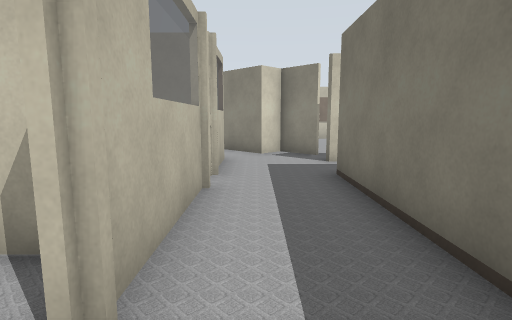
[1] (above)

21 first-person views from a walk through a world built for the Gazebo simulator. The camera is 1.2 m above the floor, tilts 8° down and sees 80° across. Floor lines are 1 m apart. The floor is counted in squares, 1 m on a side. Each view is taken from the middle of a square. On the plan, view 1 faces up. The plan holds only what a view shows up to about 13 squares ahead; the rest is blank. The place goes on beyond the plan.

[2]
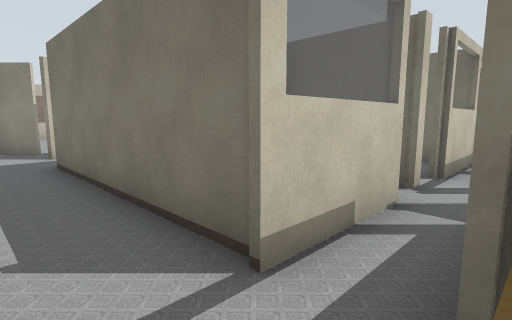

[3]
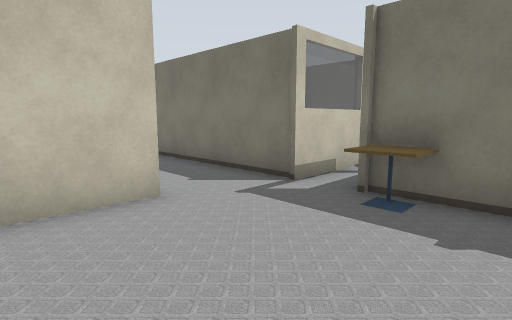

[4]
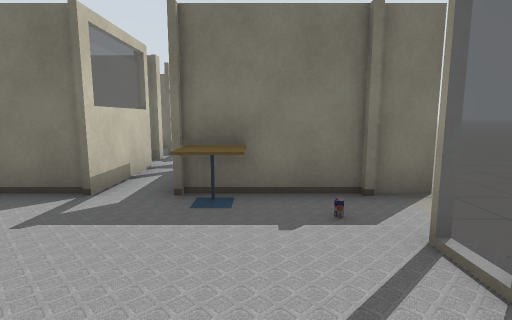

[5]
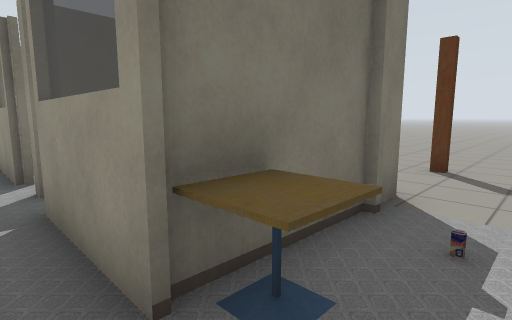

[6]
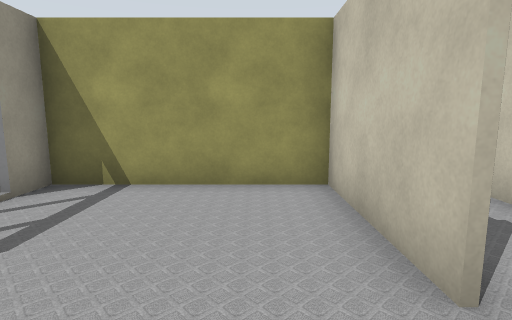

[7]
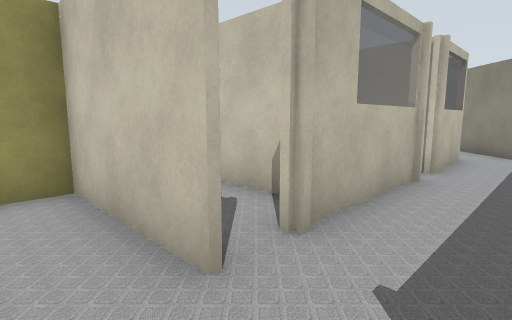

[8]
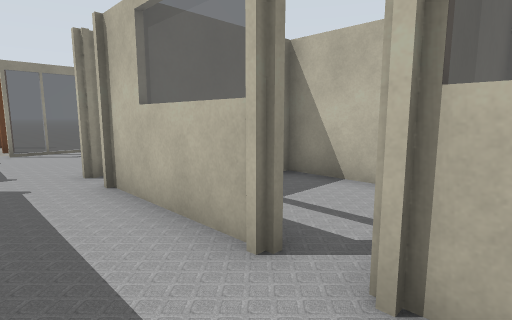

[9]
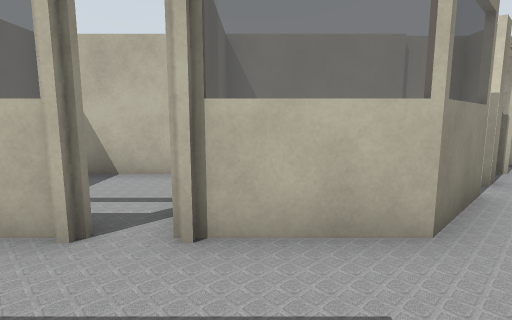

[10]
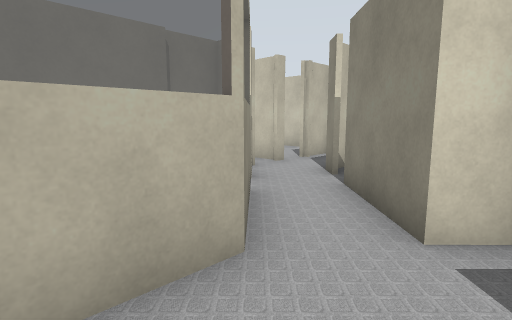

[11]
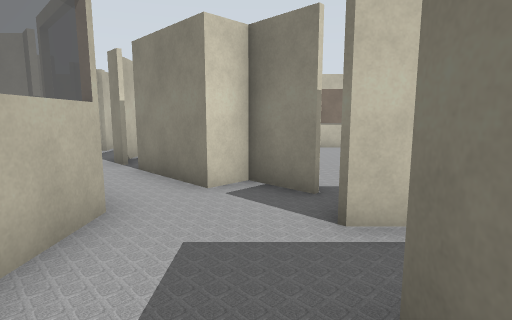

[12]
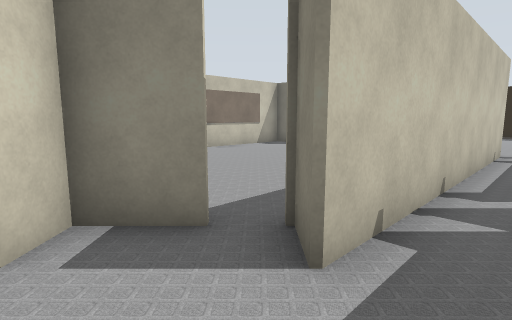

[13]
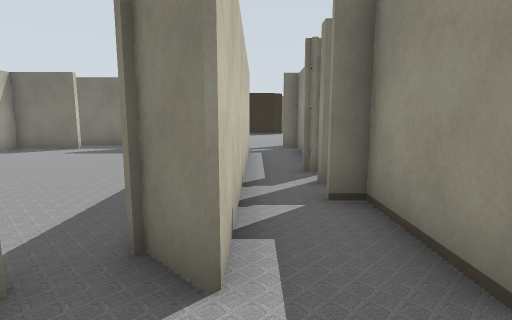

[14]
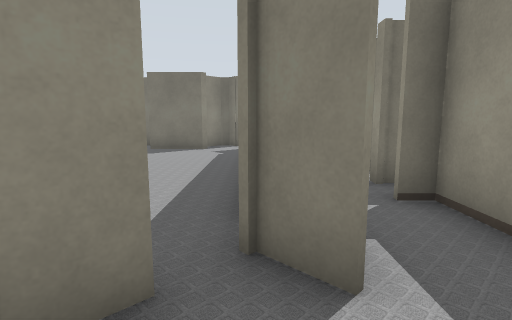

[15]
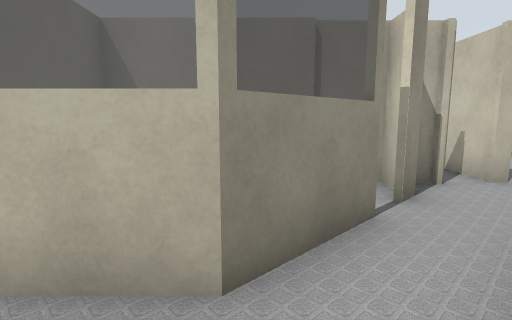

[16]
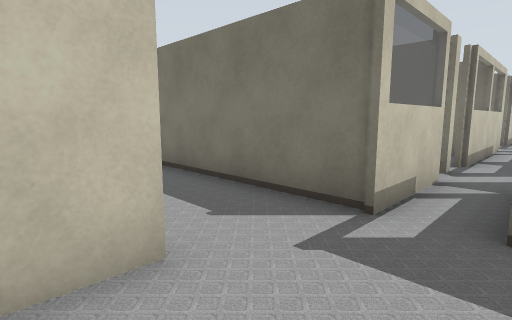

[17]
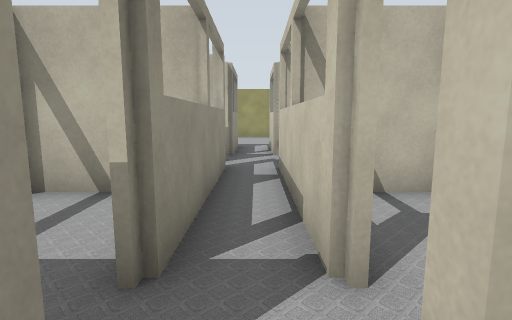

[18]
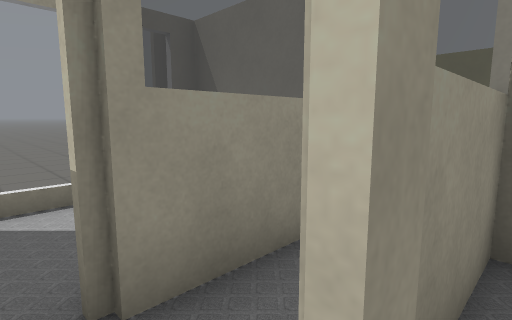

[19]
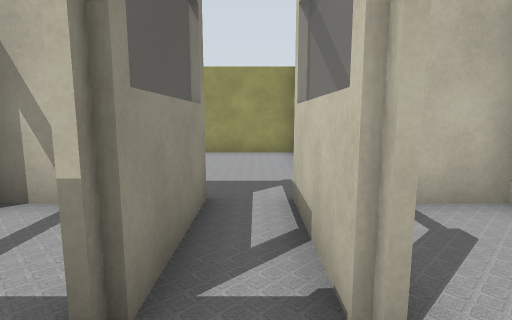

[20]
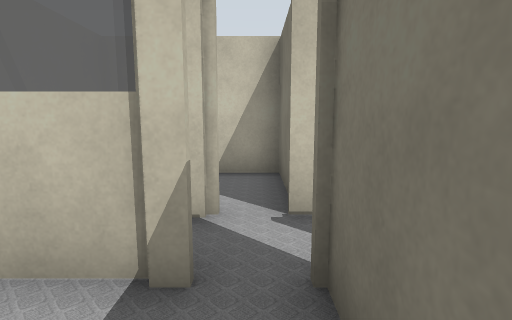

[21]
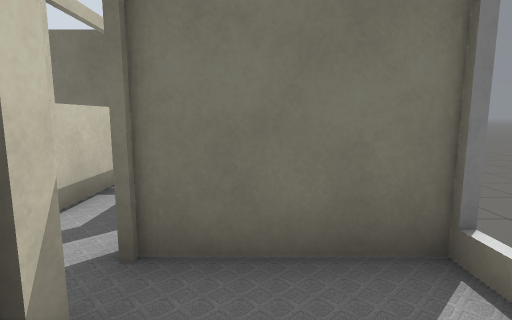

### Floor plan
Ten units are one square. View 1 is at (0, 0); x grows to the right and y downward. Boxes are objects, and circles mark ways between rooms. Rooms are numbered by the first view taken in them; rooms with no view inside come last. Other rooms are left out.
<svg viewBox="-49 -113 203 173">
<path fill="none" stroke="#000" d="M46 5 17 5 17 -64 43 -64 43 -70M65 17 120 17M17 48 17 17 46 17M-8 -3 -44 -3 -44 47 -1 47M17 55 17 47M120 5 65 5M-9 -54 -9 -14M132 5 128 5M50 -82 18 -82 27 -91M20 -96 9 -108 2 -101M149 5 140 5M-9 -88 -9 -63M55 4 55 -26 41 -26M18 2 46 2M18 -26 18 5M46 20 30 20M39 47 55 47 55 18M18 16 18 47M-44 -59 -44 -27 -9 -27M-9 -63 -28 -63"/>
<rect x="5" y="35" width="10" height="10" fill="#bbb"><title>drink can</title></rect>
<rect x="5" y="15" width="10" height="20" fill="#bbb"><title>cafe table</title></rect>
<circle cx="50" cy="0" r="3" fill="#2a7"/>
<circle cx="50" cy="20" r="3" fill="#2a7"/>
<circle cx="-10" cy="-50" r="3" fill="#2a7"/>
<text x="40" y="10">1</text>
<text x="40" y="-10">2</text>
<text x="40" y="30">3</text>
<text x="-30" y="-50">4</text>
</svg>
Room 1 opens to room 2. Room 1 opens to room 3. Room 1 opens to room 4.

Where each view was taken, in squares from view 1:
view 1: 0 up, 0 right, facing up
view 2: 2 down, 0 right, facing up-right
view 3: 4 down, 3 left, facing up-right
view 4: 3 down, 3 left, facing right
view 5: 1 down, 0 right, facing down-right
view 6: 1 down, 1 right, facing left
view 7: 1 down, 1 right, facing up-left
view 8: 7 up, 1 right, facing down-left
view 9: 7 up, 2 right, facing left
view 10: 7 up, 1 right, facing up-left
view 11: 5 up, 1 right, facing up
view 12: 7 up, 0 right, facing up-right
view 13: 8 up, 0 right, facing right
view 14: 9 up, 0 right, facing right
view 15: 9 up, 1 right, facing left
view 16: 2 down, 2 left, facing up-right
view 17: 1 down, 14 right, facing left
view 18: 0 up, 5 right, facing down-left
view 19: 1 down, 6 right, facing left
view 20: 4 down, 5 right, facing up
view 21: 3 down, 3 right, facing right
